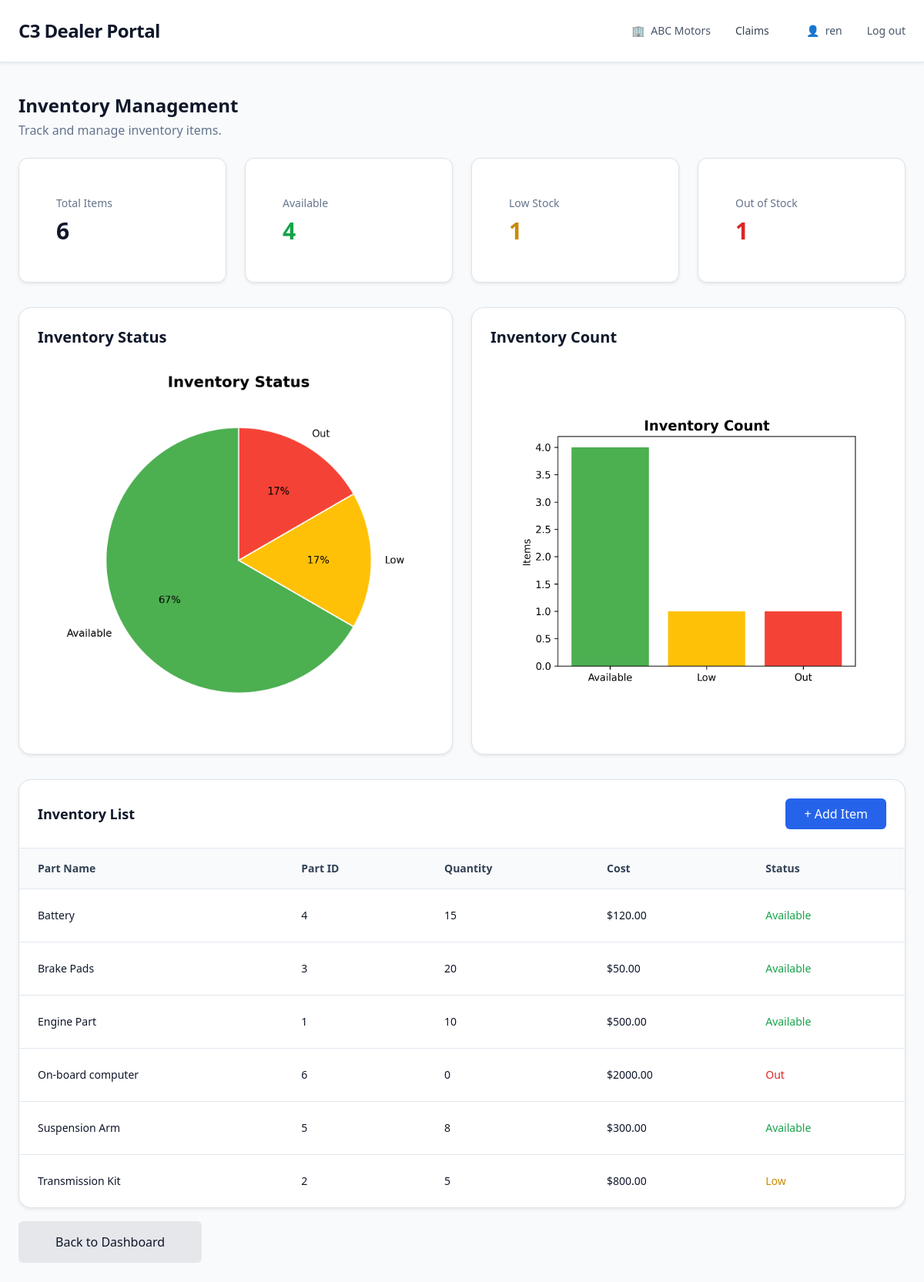
Screenshot of /inventory/ (signed in) with the database file from the repository.
### learning_logs/models.py (models this page shows, shortened)
class Inventory(models.Model):
    partid = models.IntegerField(db_column='partID', primary_key=True)
    partname = models.TextField(db_column='partName', blank=True, null=True)
    quantity = models.FloatField(blank=True, null=True)
    cost = models.FloatField(blank=True, null=True)
    class Meta:
        managed = False
        db_table = 'Inventory'
    def stock_status(self):
        qty = self.quantity or 0
        if qty == 0:
            return "Out"
        elif qty <= 5:
            return "Low"
        return "Available"

### learning_logs/views.py (the view)
# urls.py: path('inventory/', views.inventory_list, name='inventory_list'),
@login_required
def inventory_list(request):
    items = Inventory.objects.all().order_by('partname')
    total_items = items.count()
    low_count = items.filter(quantity__lte=5, quantity__gt=0).count()
    out_count = items.filter(quantity=0).count()
    available_count = items.filter(quantity__gt=5).count()
    labels = []
    sizes = []
    colors = []
    if available_count > 0:
        labels.append('Available')
        sizes.append(available_count)
        colors.append('#4CAF50')
    if low_count > 0:
        labels.append('Low')
        sizes.append(low_count)
        colors.append('#FFC107')
    if out_count > 0:
        labels.append('Out')
        sizes.append(out_count)
        colors.append('#F44336')
    fig, ax = plt.subplots(figsize=(4.2, 4.2))
    ax.pie(
        sizes,
        labels=labels,
        autopct='%1.0f%%',
        startangle=90,
        colors=colors,
        wedgeprops={'edgecolor': 'white'},
        textprops={'fontsize': 8}
    )
    ax.set_title("Inventory Status", fontsize=12, weight='bold')
    plt.tight_layout()
    buffer = BytesIO()
    plt.savefig(buffer, format='png', dpi=300, bbox_inches='tight')
    image_base64 = base64.b64encode(buffer.getvalue()).decode('utf-8')
    buffer.close()
    plt.close()
    fig2, ax2 = plt.subplots(figsize=(5, 4))
    categories = ['Available', 'Low', 'Out']
    values = [available_count, low_count, out_count]
    colors_bar = ['#4CAF50', '#FFC107', '#F44336']
    ax2.bar(categories, values, color=colors_bar)
    ax2.set_title("Inventory Count", fontsize=14, weight='bold')
    ax2.set_ylabel("Items")
    plt.tight_layout()
    buffer2 = BytesIO()
    plt.savefig(buffer2, format='png', dpi=300, bbox_inches='tight')
    bar_chart_base64 = base64.b64encode(buffer2.getvalue()).decode('utf-8')
    buffer2.close()
    plt.close()
    context = {
        'items': items,
        'total_items': total_items,
        'low_stock': low_count,
        'out_of_stock': out_count,
        'available': available_count,
        'image_base64': image_base64,
        'bar_chart': bar_chart_base64,
    }
    return render(request, 'learning_logs/inventory_list.html', context)

### learning_logs/templates/learning_logs/inventory_list.html (shortened to what this page needs)
{% extends "learning_logs/base.html" %}
{% block content %}
<div class="mb-6">
    <h2 class="text-2xl font-bold text-slate-900">Inventory Management</h2>
    <p class="text-slate-500 mt-1">Track and manage inventory items.</p>
</div>
<div class="grid grid-cols-1 md:grid-cols-4 gap-6 mb-8">
    <div class="bg-white rounded-xl shadow-sm border border-slate-200 p-5">
        <p class="text-sm text-slate-500">Total Items</p>
        <p class="text-3xl font-bold text-slate-900 mt-2">{{ total_items }}</p>
    </div>
    <div class="bg-white rounded-xl shadow-sm border border-slate-200 p-5">
        <p class="text-sm text-slate-500">Available</p>
        <p class="text-3xl font-bold text-green-600 mt-2">{{ available }}</p>
    </div>
    <div class="bg-white rounded-xl shadow-sm border border-slate-200 p-5">
        <p class="text-sm text-slate-500">Low Stock</p>
        <p class="text-3xl font-bold text-yellow-600 mt-2">{{ low_stock }}</p>
    </div>
    <div class="bg-white rounded-xl shadow-sm border border-slate-200 p-5">
        <p class="text-sm text-slate-500">Out of Stock</p>
        <p class="text-3xl font-bold text-red-600 mt-2">{{ out_of_stock }}</p>
    </div>
</div>
<div class="grid grid-cols-1 md:grid-cols-2 gap-6 mb-8">
    <div class="bg-white p-6 rounded-2xl shadow-sm border border-slate-200 min-h-[420px] flex flex-col">
        <h2 class="text-xl font-semibold text-slate-900 mb-4">Inventory Status</h2>
        <div class="flex-1 flex items-center justify-center">
            <img class="max-w-[90%] h-auto">
        </div>
    </div>
    <div class="bg-white p-6 rounded-2xl shadow-sm border border-slate-200 min-h-[420px] flex flex-col">
        <h2 class="text-xl font-semibold text-slate-900 mb-4">Inventory Count</h2>
        <div class="flex-1 flex items-center justify-center">
            <img class="max-w-[88%] h-auto">
        </div>
    </div>
</div>
<div class="bg-white rounded-2xl border border-slate-200 shadow-sm overflow-hidden">
    <div class="flex justify-between items-center p-6 border-b border-slate-200">
        <h3 class="text-lg font-semibold text-slate-900">Inventory List</h3>
        <a href="{% url 'learning_logs:new_inventory' %}"
           class="bg-blue-600 text-white px-4 py-2 rounded hover:bg-blue-700">
            + Add Item
        </a>
    </div>
    <div class="overflow-x-auto">
        <table class="min-w-full">
            <thead class="bg-slate-50">
                <tr>
                    <th class="px-6 py-3 text-left text-sm font-semibold text-slate-700">Part Name</th>
                    <th class="px-6 py-3 text-left text-sm font-semibold text-slate-700">Part ID</th>
                    <th class="px-6 py-3 text-left text-sm font-semibold text-slate-700">Quantity</th>
                    <th class="px-6 py-3 text-left text-sm font-semibold text-slate-700">Cost</th>
                    <th class="px-6 py-3 text-left text-sm font-semibold text-slate-700">Status</th>
                </tr>
            </thead>
            <tbody>
                {% for item in items %}
                <tr class="border-t border-slate-200 hover:bg-slate-50">
                    <td class="px-6 py-4 text-sm">{{ item.partname }}</td>
                    <td class="px-6 py-4 text-sm">{{ item.partid }}</td>
                    <td class="px-6 py-4 text-sm">{{ item.quantity|floatformat:0 }}</td>
                    <td class="px-6 py-4 text-sm">${{ item.cost|floatformat:2 }}</td>
                    <td class="px-6 py-4 text-sm">
                        {% if item.stock_status == "Out" %}
                            <span class="text-red-600 font-medium">Out</span>
                        {% elif item.stock_status == "Low" %}
                            <span class="text-yellow-600 font-medium">Low</span>
                        {% else %}
                            <span class="text-green-600 font-medium">Available</span>
                        {% endif %}
                    </td>
                </tr>
                {% empty %}
                <tr>
                    <td colspan="5" class="text-center py-6 text-slate-400">
                        No inventory items found
                    </td>
                </tr>
                {% endfor %}
            </tbody>
        </table>
    </div>
</div>
<div class="mt-8">
    <a href="{% url 'learning_logs:index' %}"
       class="bg-gray-200 px-5 py-3 rounded hover:bg-gray-300">
        Back to Dashboard
    </a>
</div>
{% endblock %}

### C3-Business-Process-system--main/learning_logs/templates/learning_logs/base.html (shortened to what this page needs)
<!DOCTYPE html>
<html lang="en">
<head>
    <link href="https://cdn.jsdelivr.net/npm/bootstrap@5.3.3/dist/css/bootstrap.min.css" rel="stylesheet">
    <script src="https://cdn.tailwindcss.com"></script>
</head>
<body class="bg-slate-50 text-slate-900">
    <header class="bg-white border-b border-slate-200 shadow-sm">
        <div class="max-w-7xl mx-auto px-6">
            <div class="flex items-center justify-between h-20">
                <h1 class="text-2xl font-bold tracking-tight">C3 Dealer Portal</h1>
                <div class="flex items-center gap-8 text-sm">
                    <div class="flex items-center gap-2 text-slate-600">
                        <span>🏢</span>
                        <span class="font-medium">ABC Motors</span>
                    </div>
                    <a href="{% url 'learning_logs:claims' %}" class="mr-4 text-gray-700 hover:text-blue-600">
                            Claims
                        </a>
                    {% if user.is_authenticated %}
                        <div class="flex items-center gap-2 text-slate-600">
                            <span>👤</span>
                            <span class="font-medium">{{ user.username }}</span>
                        </div>
                        <form action="{% url 'users:logout' %}" method="post" class="m-0 inline">
                            <button type="submit"
                                    class="text-sm text-gray-600 hover:text-gray-900 bg-transparent border-none p-0">
                                    Log out
                            </button>
                        </form>
                    {% endif %}
                </div>
            </div>
        </div>
    </header>
    <main class="max-w-7xl mx-auto px-6 py-10">
        {% block content %}
        {% endblock content %}
    </main>
</body>
</html>

### rows the page displays
Inventory: partname "Battery", partid "4", quantity "15", cost "120.00", shows "Available"
Inventory: partname "Brake Pads", partid "3", quantity "20", cost "50.00", shows "Available"
Inventory: partname "Engine Part", partid "1", quantity "10", cost "500.00", shows "Available"
Inventory: partname "On-board computer", partid "6", quantity "0", cost "2000.00", shows "Out"
Inventory: partname "Suspension Arm", partid "5", quantity "8", cost "300.00", shows "Available"
Inventory: partname "Transmission Kit", partid "2", quantity "5", cost "800.00", shows "Low"

### other values shown
{{ user.username }} "ren"
{{ total_items }} "6"
{{ available }} "4"
{{ low_stock }} "1"
{{ out_of_stock }} "1"
